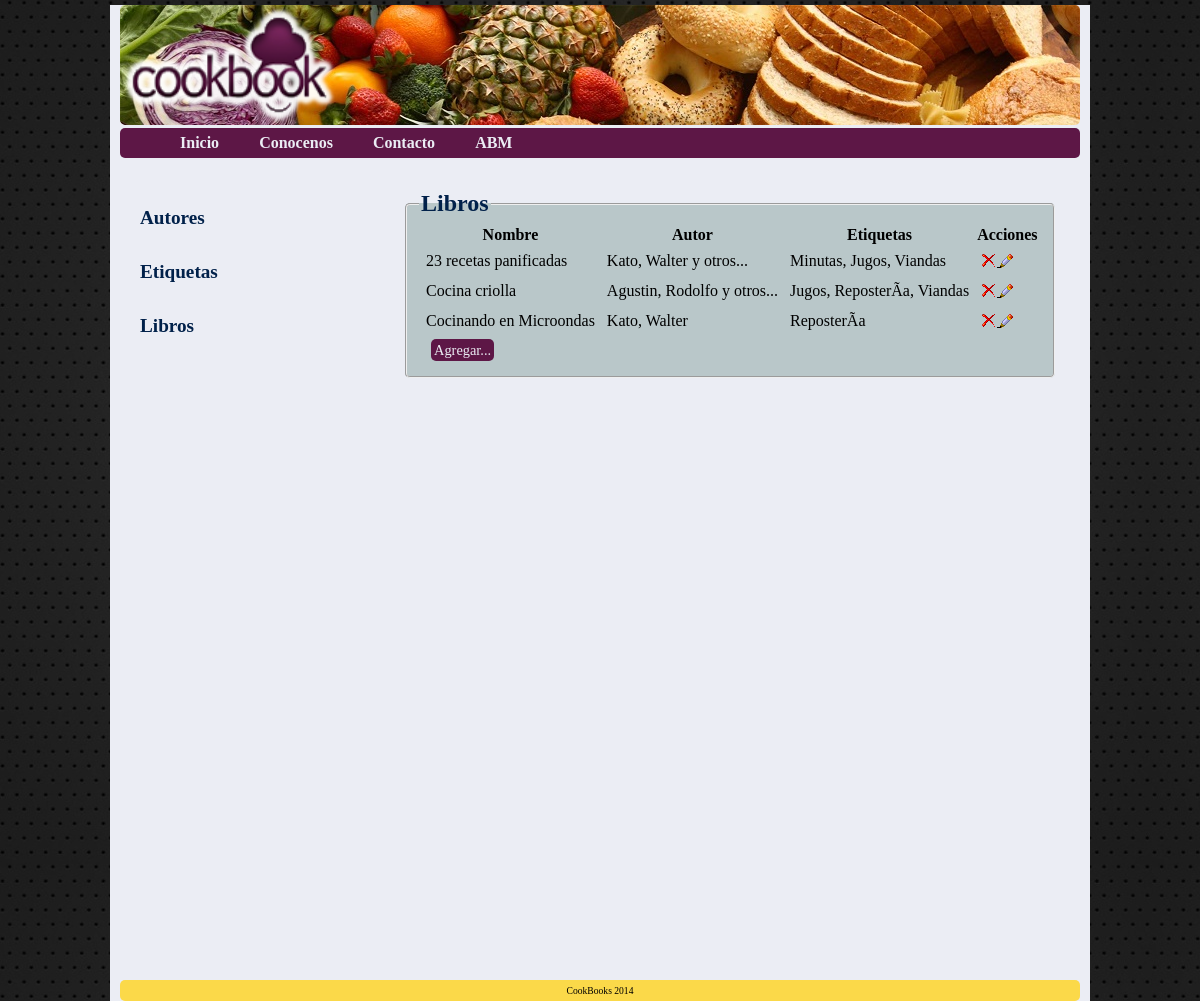
The page /abm.php?abm=Libro on the database its author committed.
### tables this page shows
CREATE TABLE IF NOT EXISTS `libro` (
  `idLibro` int(11) NOT NULL AUTO_INCREMENT,
  `isbn` varchar(13) NOT NULL,
  `stock` int(11) NOT NULL,
  `stockMinimo` int(11) NOT NULL,
  `img` varchar(50) DEFAULT NULL,
  `origen` varchar(20) NOT NULL,
  `nombre` varchar(50) NOT NULL,
  `resumen` text NOT NULL,
  `idioma` varchar(20) NOT NULL,
  `precio` double NOT NULL,
  `cantPaginas` int(11) NOT NULL,
  PRIMARY KEY (`idLibro`),
  UNIQUE KEY `isbn` (`isbn`)
);

CREATE TABLE IF NOT EXISTS `autor` (
  `idAutor` int(11) NOT NULL AUTO_INCREMENT,
  `nombre` varchar(20) NOT NULL,
  `apellido` varchar(20) NOT NULL,
  `mail` varchar(30) DEFAULT NULL,
  PRIMARY KEY (`idAutor`)
);

### abm.php (the view, shortened to what this page needs)
<html>
<head>
	<link href="css/style.css" type="text/css" rel="stylesheet">
</head>
<body>
	<div id="page">
		<div id="header">
			<div id="page-header">
				<div class=logo><a href="index.php"><img src="img/Imagen1.png" height=100% alt="logo" border="0px"></a></div>
			</div>
			<div id="header-menu">
				<ul id="navegacion">
					<li>
						<a href="index.php">Inicio</a>
					</li>
					<li>
						<a href="aboutUs.php">Conocenos</a>
					</li>
					<li>
						<a href="contacto.php">Contacto</a>
					</li>
					<li>
						<a href="abm.php">ABM</a>
					</li>
				</ul>
			</div>
		</div>
				<div id="content">
			<div id="left-bar">
				<?php
				 		echo '<h5><a href="abm.php?abm=Autor">Autores</a></h5>
						<h5><a href="abm.php?abm=Etiqueta">Etiquetas</a></h5>
					 	<h5><a href="abm.php?abm=Libro">Libros</a></h5>';
					?>
			</div>
			<div id="main-content">
				<?php
					if(isset($_GET["abm"])){
						echo '<fieldset style="margin:auto; width">';
						$abm=$_GET["abm"];
						if($abm=='Autor'){
							echo '<legend>'.$abm.'es </legend>';
						}else{
							echo '<legend>'.$abm.'s </legend>';
						}
						$tabla=$abm;
						$id='id'.$abm;
						switch($abm){
							case 'Libro':
							$sql = "SELECT * FROM `$tabla` order by `nombre`";
							break;
						}
						$query = mysql_query($sql);
						echo '<table>';
						echo '<tr><th>';
						if($abm=='Libro'){
							echo 'Nombre</th><th>Autor</th><th>Etiquetas';
						}
						echo'</th><th>Acciones</th></tr>';
						while ($row  = mysql_fetch_assoc($query)) {
							switch($abm){
								case 'Libro':
								$a= $row["nombre"];
								$b= $row[$id];
								$sql= "SELECT apellido, nombre FROM `autor` WHERE `idAutor` in (SELECT idAutor FROM `libroautor` WHERE `idLibro`=$b)";
								$queryautor= mysql_query($sql);
								$cantAutores = mysql_num_rows($queryautor);
								$autor = mysql_fetch_assoc($queryautor);
								$c= $autor["apellido"].', '.$autor["nombre"];
								echo "<tr><td>$a</td>";
								echo "<td>$c";
								if ($cantAutores > 1){
									echo " y otros...";
								}
								echo "</td>";
								$sql= "SELECT etiqueta FROM `etiqueta` WHERE `idEtiqueta` in (SELECT idEtiqueta FROM `libroetiqueta` WHERE `idLibro`=$b)";
								$queryetiqueta= mysql_query($sql);
								$d='';
								while($etiqueta = mysql_fetch_array($queryetiqueta)){
									if($d!=''){
										$d=$d.', ';
									}
									$d = $d.$etiqueta["etiqueta"];
								}
								echo "<td>$d</td>";
							}
							$b = $row["$id"];
							echo '<td><a onclick="if(!confirm(';
							echo " 'Desea borrar el elemento?' ";
							echo '))return false"; href="php/bajas.php?abm='.$abm.'&id='.$b.'"><img src="img/eliminar.png" title="Eliminar" /></a>';
							echo '<a href="php/formabm.php?abm='.$abm.'&id='.$b.'&nombre='.$a;
							if($abm=='Autor'){
								echo '&apellido='.$c;
							}
							echo '"><img src="img/editar.png" title="Editar"/></a>';
						}
						echo "<tr><td><span ><a id='agregar' href=\"php/formabm.php?abm=$abm";
						echo "\">Agregar... </span></td></tr></table>";
					}
					echo '</fieldset>';
			?>
			</div>
		</div>
		<div id="footer">CookBooks 2014</div>
	</div>
</body>
</html>

### css/style.css (style rules this page uses)
body { font-family:"verdana"; background:url('../img/fondo.jpg') repeat; margin:0; padding:0; border-style:none; border-width:0px; }
img { border-style:none; border-width:0px; }
a { border-style:none; border-width:0px; }
td { padding:5px; }
fieldset { background-color:#B9C7C9; border-radius:5px; }
legend { font-size:1.5em; font-weight:bold; color:#01214A; }
#page { width:960px; height:auto; margin:0 auto; background-color: #EBEDF4; padding:0 10px; border-style:none; border-width:0px; }
#header { margin:5px auto; width:100%; height:150px; }
#page-header { margin-bottom:2.5px; width:100%; height:80%; background:url('../img/header.jpg'); border-radius:5px; }
.logo { text-align:left; float:left; padding-right:0px; border-style:none; border-width:0px; }
#page-header a:link { color:#EBEDF4; text-decoration:none; }
#header-menu { width:100%; height:20%; background-color:#5D1746; padding:auto; border-radius:5px; }
ul { list-style-type:none; margin:auto; border-style:none; border-width:0px; }
#navegacion li { float:left;padding-top:6px; height:100%; font-weight:bold; }
#navegacion li a { height:18px; }
#navegacion li a:link { color:#EBEDF4;background-color:#5D1746;text-decoration:none;padding:6px 20px; }
#content { background-color:transparent; margin:5px; width:100%; height:100%; padding-top: 15px; }
#left-bar { width:250px; height:100%; float:left; margin-left:15px; }
#main-content { width:650px; height:auto; margin:0; float:left; padding:15px; background-color:transparent; border-radius:5px; }
#footer { font-size:0.6em; background-color:#FBD949; width:auto; height:auto; clear:both; padding:5px 0; bottom:0px; text-align:center; border-radius:5px; }
h5 { font-size:1.2em; font-weight:bold; }
h5 a:link { color:#01214A;background-color:#EBEDF4;text-decoration:none; }
#agregar { font-size:0.9em; margin:5px 5px }
#agregar:link { color:#EBEDF4;background-color:#5D1746;border-radius:5px;text-decoration:none;padding:3px }

### rows shown on the page
libro: nombre "23 recetas panificadas", autor.apellido+nombre "Kato, Walter", shows "y otros...", d "Minutas, Jugos, Viandas"
libro: nombre "Cocina criolla", autor.apellido+nombre "Agustin, Rodolfo", shows "y otros...", d "Jugos, ReposterÃ­a, Viandas"
libro: nombre "Cocinando en Microondas", autor.apellido+nombre "Kato, Walter", d "ReposterÃ­a"

### other values the page prints
$abm "Libro"
